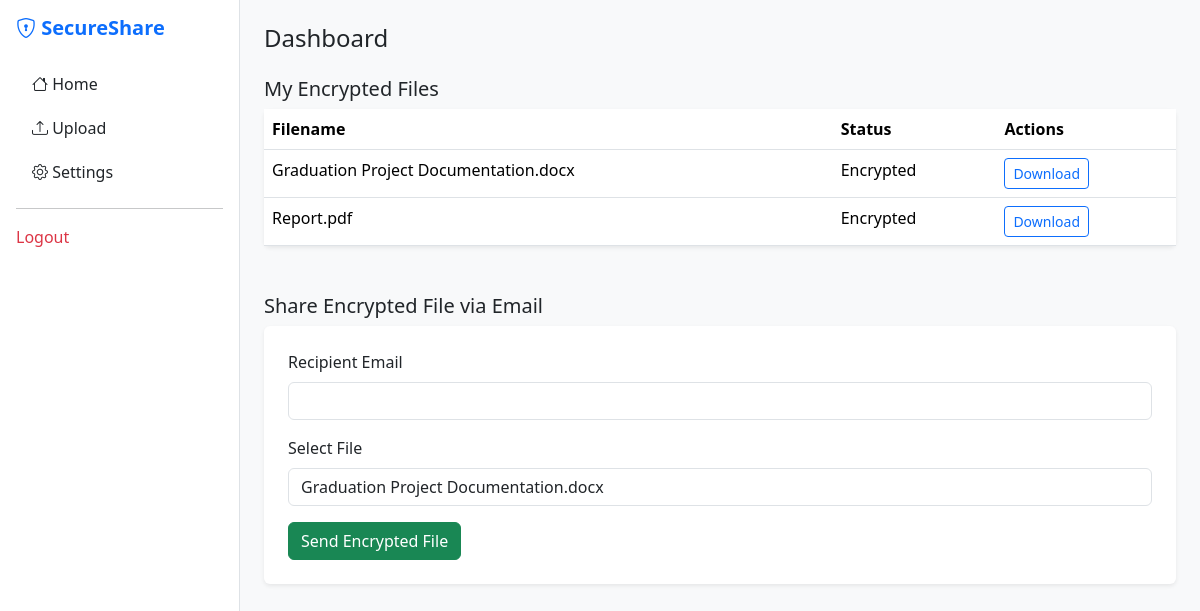
/dashboard (signed in), run on the app's committed database.
### tables this page shows
CREATE TABLE files (
        id INTEGER PRIMARY KEY AUTOINCREMENT,
        uploader_id INTEGER NOT NULL,
        stored_filename TEXT NOT NULL,
        original_filename TEXT NOT NULL,
        file_size INTEGER NOT NULL,
        encryption_method TEXT,
        created_at DATETIME DEFAULT CURRENT_TIMESTAMP,
        expires_at DATETIME,
        one_time_download INTEGER DEFAULT 0,
        downloaded_once INTEGER DEFAULT 0,
        FOREIGN KEY (uploader_id) REFERENCES users(id)
    );

### app.py (the view)
@app.route("/dashboard")
def dashboard():
    if "user" not in session:
        return redirect("/")
    conn = sqlite3.connect("secure_file_sharing.db")
    cursor = conn.cursor()
    cursor.execute("""
        SELECT original_filename
        FROM files
        JOIN users ON users.id = files.uploader_id
        WHERE users.email = ?
    """, (session["user"],))
    my_files = [row[0] for row in cursor.fetchall()]
    conn.close()
    return render_template(
        "dashboard.html",
        my_files=my_files,
        shared_files=[]
    )

### templates/dashboard.html (shortened to what this page needs)
{% extends "layout.html" %}
{% block content %}
<h4 class="mb-4">Dashboard</h4>
<h5>My Encrypted Files</h5>
<table class="table table-hover bg-white shadow-sm rounded mb-4">
    <thead>
        <tr>
            <th>Filename</th>
            <th>Status</th>
            <th>Actions</th>
        </tr>
    </thead>
    <tbody>
        {% for file in my_files %}
        <tr>
            <td>{{ file }}</td>
            <td>Encrypted</td>
            <td>
                <a href="/download/{{ file }}" class="btn btn-sm btn-outline-primary">
                    Download
                </a>
            </td>
        </tr>
        {% else %}
        <tr>
            <td colspan="3" class="text-center text-muted">
                No files uploaded yet
            </td>
        </tr>
        {% endfor %}
    </tbody>
</table>
<h5 class="mt-5">Share Encrypted File via Email</h5>
<form id="shareForm" class="bg-white p-4 shadow-sm rounded">
    <div class="mb-3">
        <label class="form-label">Recipient Email</label>
        <input type="email" name="email" class="form-control" required>
    </div>
    <div class="mb-3">
        <label class="form-label">Select File</label>
        <select name="filename" class="form-control" required>
            {% for file in my_files %}
            <option value="{{ file }}">{{ file }}</option>
            {% endfor %}
        </select>
    </div>
    <button type="submit" class="btn btn-success">
        Send Encrypted File
    </button>
</form>
{% endblock %}

### data on the page
files: original_filename "Graduation Project Documentation.docx"
files: original_filename "Report.pdf"

### other printed values
form field filename "Graduation Project Documentation.docx"
